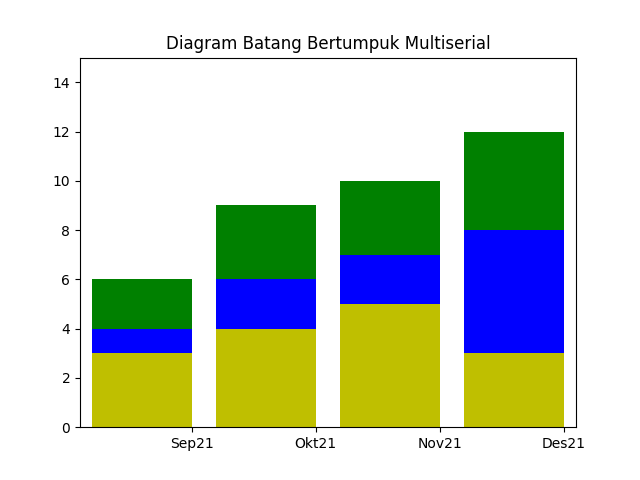

Python code for this plot:
import numpy as np
import matplotlib.pyplot as plt

series1 = np.array([3,4,5,3]) 
series2 = np.array([1,2,2,5]) 
series3 = np.array([2,3,3,4]) 
index = np.arange(4) 
plt.axis([-0.5,3.5,0,15]) 
plt.title('Diagram Batang Bertumpuk Multiserial') 
plt.bar(index,series1,color='y') 
plt.bar(index,series2,color='b',bottom=series1) 
plt.bar(index,series3,color='g',bottom=(series2+series1)) 
plt.xticks(index+0.4,['Sep21','Okt21','Nov21','Des21']) 
plt.show() 
